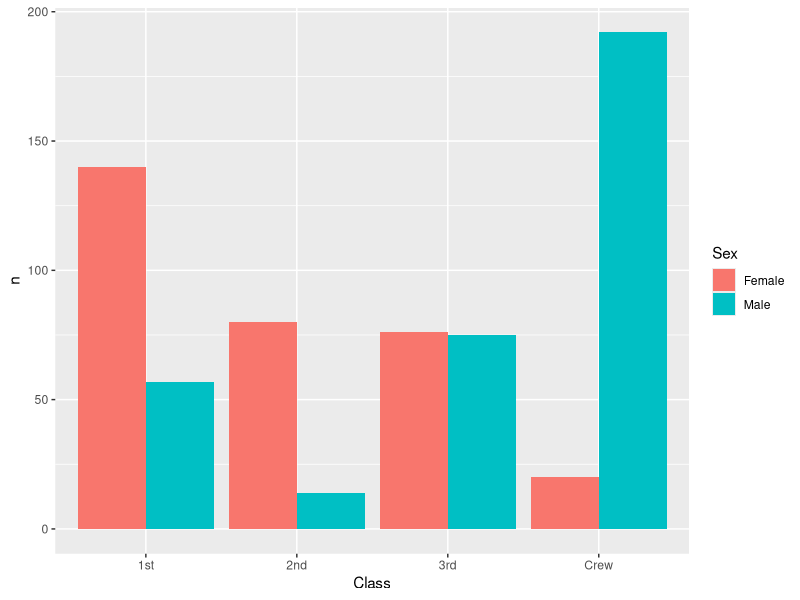
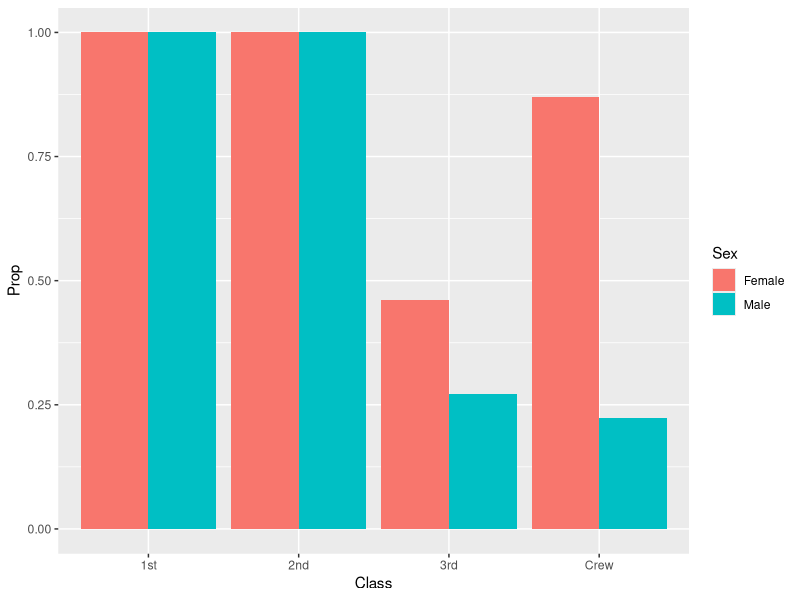
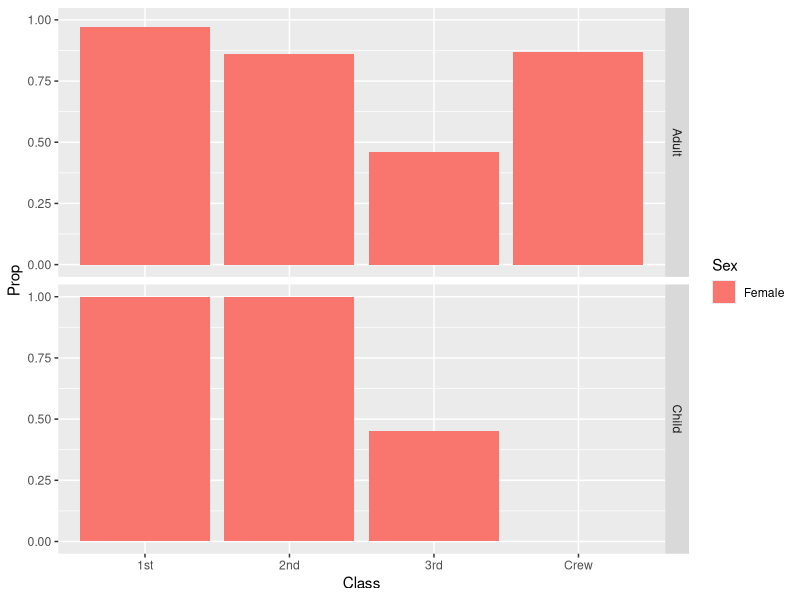
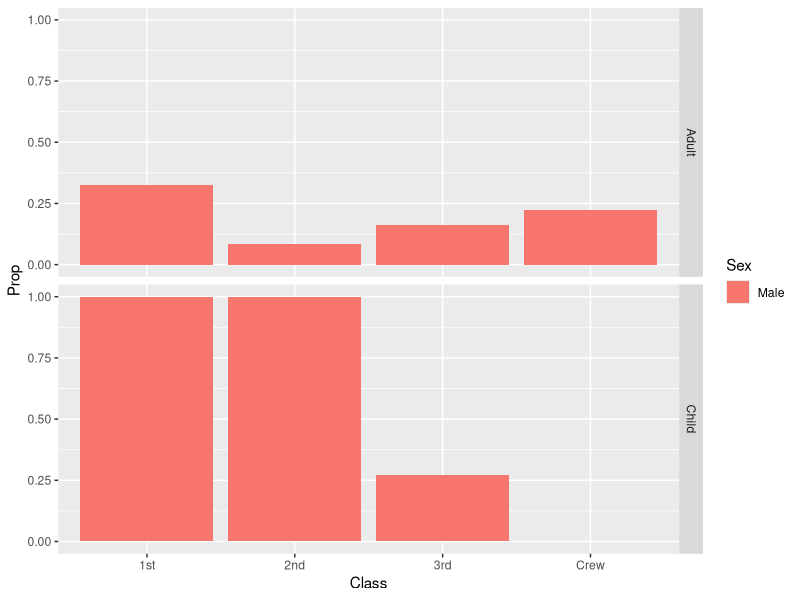

Write the R code that produced these figures, in order.
## ---- chunk 1
library(tidyverse)

df_titanic <- as_tibble(Titanic)
## ---- chunk 2
## TASK: Perform a `glimpse` of df_titanic
glimpse(df_titanic)
## ---- chunk 3
## NOTE: No need to edit! We'll cover how to
## do this calculation in a later exercise.
df_titanic %>% summarize(total = sum(n))
## ---- chunk 4
## TASK: Visualize counts against `Class` and `Sex`
df_titanic %>% 
  filter(Survived == "Yes") %>% 
  ggplot(aes(Class, n, fill = Sex)) +
  geom_col(position = "dodge")


## ---- chunk 5
## NOTE: No need to edit! We'll cover how to
## do this calculation in a later exercise.
df_prop <-
  df_titanic %>%
  group_by(Class, Sex, Age) %>%
  mutate(
    Total = sum(n),
    Prop = n / Total
  ) %>%
  ungroup()
df_prop
## ---- chunk 6
df_prop %>% 
  filter(Survived == "Yes") %>% 
  ggplot(aes(Class, Prop, fill= Sex)) +
  geom_col(position = "dodge")


## ---- chunk 7

df_prop %>% 
  filter(Survived == "Yes") %>%
  filter(Sex == "Female") %>% 
  ggplot(aes(Class, Prop, fill = Sex)) +
  geom_col() + 
  facet_grid(rows = "Age")
## ---- chunk 8
df_prop %>% 
  filter(Survived == "Yes") %>%
  filter(Sex == "Male") %>% 
  ggplot(aes(Class, Prop, fill = Sex)) + 
  geom_col() +
  facet_grid(rows = "Age")

